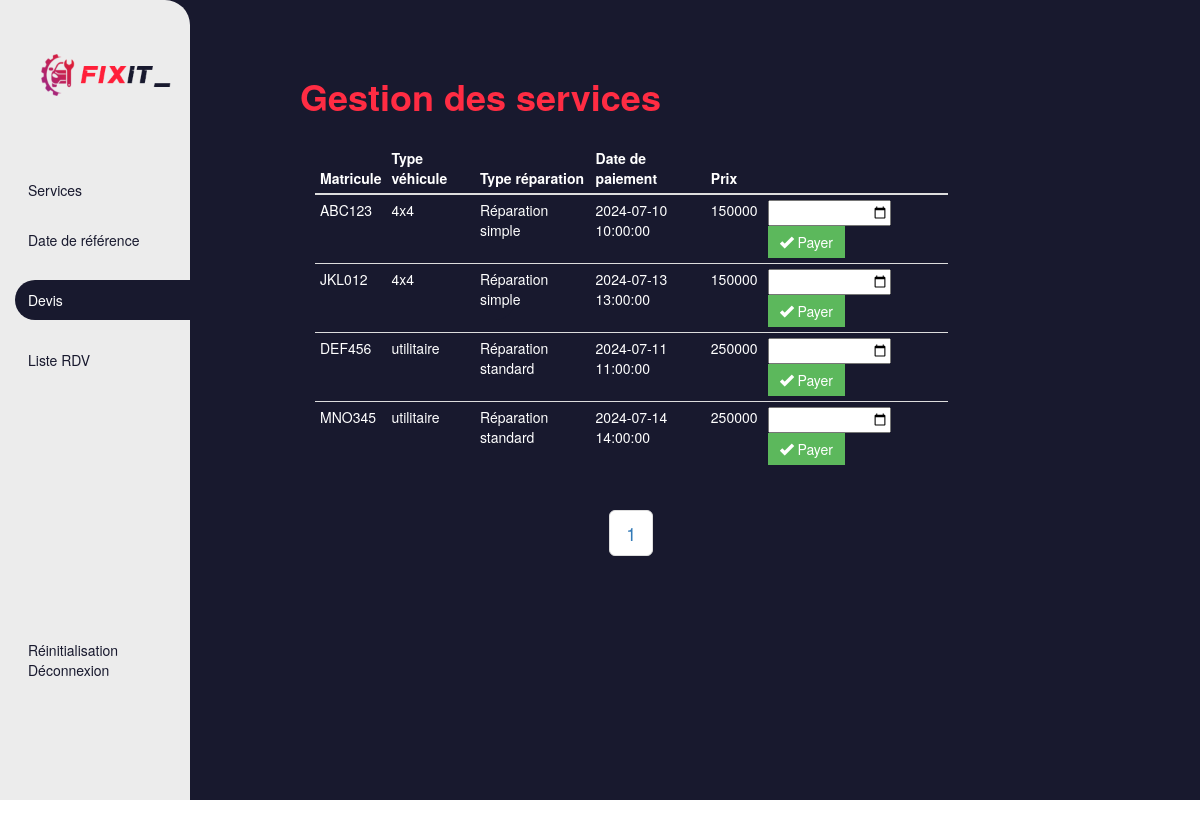
The app's page /backOffice/Devis (signed in) with its own data.
### tables this page shows
create table devis (
    id int primary key auto_increment,
    idRV int REFERENCES rendezVous(id),
    datePayement TIMESTAMP
);

create table voiture (
    id int primary key auto_increment,
    numero VARCHAR(10) not null,
    idType int REFERENCES type (id),
    unique(numero)
);

create table type (
    id int primary key auto_increment,
    nom VARCHAR(50) not null
);

create table service (
    id int primary key auto_increment,
    nom VARCHAR(50) not null,
    duree time not null,
    prix double ,
    CHECK (prix >= 0)
);

create table rendezVous (
    id int primary key auto_increment,
    dateHeureDebut TIMESTAMP not null default now(),
    idService int REFERENCES service(id),
    idVoiture int references voiture (id),
    idSlot int references Slot(id),
    prix double,
    check (prix>=0)
);

### application/controllers/backOffice/Devis.php (called while the page is built, shortened)
<?php
class Devis extends CI_Controller {
    public function __construct() {
        $this->load->model('Devis_detail');
        $this->load->library('Session');
        $this->load->helper('url');
    }
    public function index() {
        $data['devis_details'] = $this->Devis_detail->getAllDetails();
        $this->load->view('backOffice/devis_list', $data);
    }
}
?>

### index.php (called while the page is built, shortened)
<?php
require_once BASEPATH.'core/CodeIgniter.php';

### application/models/devis_detail.php (called while the page is built, shortened)
<?php
class Devis_detail extends CI_Model {
    public function getAllDetails() {
        $this->db->select('devis.id as devis_id, devis.datePayement, rendezVous.id as rendezvous_id, rendezVous.dateHeureDebut, rendezVous.idService, rendezVous.idVoiture, rendezVous.idSlot, voiture.numero as numero, type.nom as type, service.nom as service, service.prix as prix');
        $this->db->from('devis');
        $this->db->join('rendezVous', 'devis.idRV = rendezVous.id');
        $this->db->join('voiture', 'rendezVous.idVoiture = voiture.id');
        $this->db->join('type', 'voiture.idType = type.id');
        $this->db->join('service', 'rendezVous.idService = service.id');
        $query = $this->db->get();
        return $query->result_array();
    }
}
?>

### application/views/backOffice/devis_list.php (the view, shortened to what this page needs)
<body>
    <div class="container-fluid" id="accueil-container">
        <div class="row col-md-12">
            <div class="col-md-2" id="adminsidebar">
                <div class="row col-md-12" id="logo">
                    <img src="./assets/images/logo.png" alt="">
                </div>
                <div class="row col-md-12" id="adminsidebar-buttons">
                    <a href="<?php echo site_url('backOffice/ServiceController'); ?>" class="sidebar-item">Services</a>
                    <a href="<?php echo site_url('backOffice/HoraireController'); ?>" class="sidebar-item">Date de référence</a>
                    <a href="#" class="active-item2 sidebar-item">Devis</a>
                    <a href="<?php echo site_url('backOffice/Calendar'); ?>" class="sidebar-item">Liste RDV</a>
                </div>
                <div class="row col-md-12 disconnect">
                <a href="<?php echo site_url('backOffice/Partie2/supprimer_donnees'); ?>" onclick="return confirm('Voulez-vous vraiement réinitialiser votre base de donnée? Cette action est irréversible');">Réinitialisation</a>
                    <a href="<?php echo site_url('backOffice/Deconnexion'); ?>">Déconnexion</a>
                </div>
            </div>
            <div class="col-md-9" id="crud-container">
            <h1 class="title-emphase">Gestion des services</h1>
            <div class="row col-md-12">
                <div class="col-md-10" id="long-table">
                    <table class="table table-condensed">
                        <thead>
                            <th>Matricule</th>
                            <th>Type véhicule</th>
                            <th>Type réparation</th>
                            <th>Date de paiement</th>
                            <th>Prix</th>
                            <th></th>
                        </thead>
                        <tbody>
                            <?php foreach ($devis_details as $detail): ?>
                            <tr>
                                <td><?php echo $detail['numero']; ?></td>
                                <td><?php echo $detail['type']; ?></td>
                                <td><?php echo $detail['service']; ?></td>
                                <td><?php echo $detail['dateHeureDebut']; ?></td>
                                <td><?php echo $detail['prix']; ?></td>
                                <td>
                                    <form action="<?php echo site_url('backOffice/devis/update'); ?>" method="post">
                                        <input type="date" name="datePayement" required>
                                        <button class="btn btn-success" type="submit"><span class="glyphicon glyphicon-ok" aria-hidden="true"></span> Payer</button></button>
                                    </form>
                                </td>
                            </tr>
                            <?php endforeach; ?>
                        </tbody>
                    </table>
                    <center><nav><ul class="pagination pagination-lg"></ul></nav></center>
                </div>
                </div>
            </div>
        </div>
    </div>
</body>
</html>

### assets/css/index.css (style rules this page uses)
body { background-size : cover; background-repeat: no-repeat; background-attachment : fixed; background-position: center; }
.btn { border-style: none; border-radius: 0%; }

### assets/css/accueil.css (style rules this page uses)
#accueil-body, #accueil-container { background-color: #18192E !important; }
.disconnect { margin-top: 150% !important; }
.title-emphase { color: #FF2C43; font-weight: 800; }
.sidebar-item { transition: 0.3s ease-in-out all; }
.active-item2, .sidebar-item:hover { background-color: #18192E; width: 500px; height: 40px; border-radius: 30px; padding-left: 15px; color: white !important; padding-top: 10px; }

### assets/css/sidebar.css (style rules this page uses)
#adminsidebar { background-color: rgb(236, 236, 236); height: 100vh; margin-left: -15px; border-top-right-radius: 25px; }
#adminsidebar a { text-decoration: none; color: #18192E; padding-left: 10%; }
#adminsidebar #logo { height: 150px; width: 250px; display: flex; justify-content:end; }
#adminsidebar #logo img { width: 250px !important; }
#adminsidebar-buttons { display: flex; flex-direction: column; justify-content: space-around; gap: 30px; }

### assets/css/crud.css (style rules this page uses)
#crud-container { margin-top: 5%; }
#crud-container .col-md-12 { margin-top: 2%; }

### assets/css/devis.css (style rules this page uses)
#long-table table thead, #long-table table tbody { color: white; }

### records on screen
devis: voiture.numero "ABC123", type.nom "4x4", service.nom "Réparation simple", idRV.dateHeureDebut "2024-07-10 10:00:00", service.prix "150000"
devis: voiture.numero "JKL012", type.nom "4x4", service.nom "Réparation simple", idRV.dateHeureDebut "2024-07-13 13:00:00", service.prix "150000"
devis: voiture.numero "DEF456", type.nom "utilitaire", service.nom "Réparation standard", idRV.dateHeureDebut "2024-07-11 11:00:00", service.prix "250000"
devis: voiture.numero "MNO345", type.nom "utilitaire", service.nom "Réparation standard", idRV.dateHeureDebut "2024-07-14 14:00:00", service.prix "250000"
